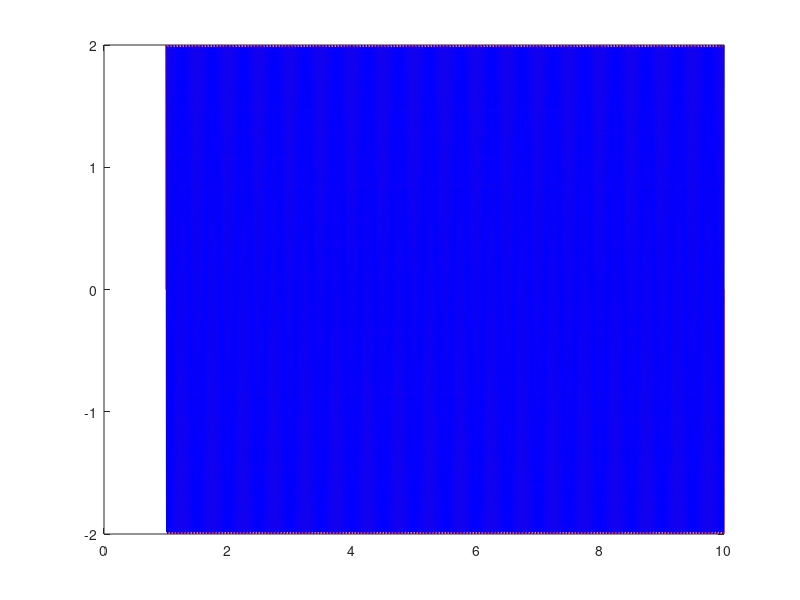

Write MATLAB code to recreate this figure. (Note: this script raises an error after producing the figure.)
% Script to compute angle between measured current and voltage data.
% This is to compute lag and derive real and reactive wattage.

% Author Name :- Manoj Gulati
% IIIT-Delhi


clc;
clear all;
close all;

% Sample code
t = 1:0.001:10; % generate time vector
% fs = 1; % sampling frequency (seconds)
A = 2; % amplitude
% P = 1000; % period (seconds), the time it takes for the signal to repeat itself
f1 = 60; % number of cycles per second (i.e. how often the signal repeats itself every second).
y1 = A*sin(2*pi*f1*t); % signal 1
phi = 90; % phase shift
y2 = A*sin(2*pi*f1*t + (phi*pi/180)); % signal 2 % 

YY = [y1',y2'];

plot(t,y1,'r')
hold on;
plot(t,y2,'b-')

%%

y1_h = hilbert(y1);
y2_h = hilbert(y2);

y1_angle = radtodeg(angle(y1_h));
y2_angle = radtodeg(angle(y2_h));

plot(y1_angle,'r');
hold on;
plot(y2_angle,'b');

% phase_rad = angle(y1_h ./ y2_h);
% phase_deg = (180*phase_rad)/pi;
% plot(phase_deg)

